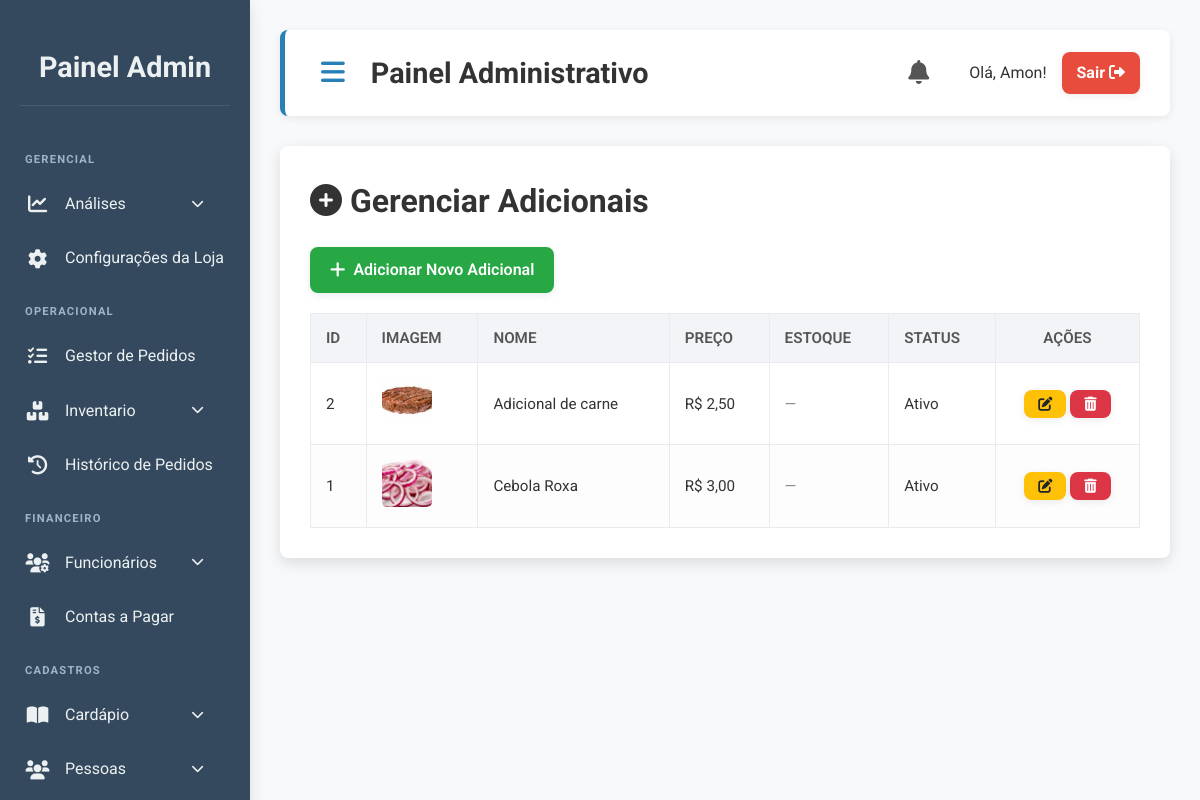
Page /admin/adicionais/adicionais.php (signed in) on the committed database.
### tables this page shows
CREATE TABLE `adicionais` (
  `id` int(11) NOT NULL,
  `nome` varchar(150) NOT NULL,
  `descricao` text DEFAULT NULL,
  `imagem` varchar(255) DEFAULT NULL,
  `preco` decimal(10,2) NOT NULL DEFAULT 0.00,
  `permite_quantidade` tinyint(1) NOT NULL DEFAULT 0,
  `controla_estoque` tinyint(1) NOT NULL DEFAULT 1,
  `estoque` int(11) NOT NULL DEFAULT 0,
  `ativo` tinyint(1) NOT NULL DEFAULT 1
);

### admin/adicionais/adicionais.php (the view, shortened to what this page needs)
<?php
require_once '../../includes/conexao.php';
$adicionais = [];
$sql = "SELECT id, nome, preco, imagem, descricao, ativo, controla_estoque, estoque FROM adicionais ORDER BY nome ASC";
$result = $conn->query($sql);
if ($result) {
    while ($row = $result->fetch_assoc()) {
        $adicionais[] = $row;
    }
}
?>
<div class="header-controls">
    <h1><i class="fas fa-plus-circle"></i> Gerenciar Adicionais</h1>
    <a href="adicionar_adicional.php" class="btn btn-success"><i class="fas fa-plus"></i> Adicionar Novo Adicional</a>
</div>
<div class="table-container">
    <table class="data-table">
        <thead>
            <tr>
                <th>ID</th>
                <th>Imagem</th>
                <th>Nome</th>
                <th>Preço</th>
                <th>Estoque</th>
                <th>Status</th>
                <th class="text-center">Ações</th>
            </tr>
        </thead>
        <tbody>
            <?php if (empty($adicionais)): ?>
                <tr>
                    <td colspan="7" class="text-center">Nenhum adicional cadastrado.</td>
                </tr>
            <?php else: ?>
                <?php foreach ($adicionais as $adicional): ?>
                    <tr>
                        <td><?= htmlspecialchars($adicional['id']) ?></td>
                        <td>
                            <img src="<?= htmlspecialchars($adicional['imagem'] ?? '/pdv/public/img/default-product.png'); ?>" alt="<?= htmlspecialchars($adicional['nome']); ?>" style="width: 50px; height: 50px; object-fit: cover; border-radius: 5px;">
                        </td>
                        <td><?= htmlspecialchars($adicional['nome']) ?></td>
                        <td>R$ <?= number_format($adicional['preco'], 2, ',', '.') ?></td>
                        <td>
                            <?php
                            if ($adicional['controla_estoque']) {
                                echo htmlspecialchars($adicional['estoque']);
                            } else {
                                echo '<span style="color: #888;" title="Estoque não controlado">—</span>';
                            }
                            ?>
                        </td>
                        <td>
                            <?php
                            $status_real_ativo = $adicional['ativo'];
                            $status_texto = $status_real_ativo ? 'Ativo' : 'Inativo';
                            $status_classe = $status_real_ativo ? 'status-concluido' : 'status-cancelado';
                            ?>
                            <span class="status-badge <?= $status_classe ?>">
                                <?= $status_texto ?>
                            </span>
                        </td>
                        <td class="text-center">
                            <a href="editar_adicional.php?id=<?= $adicional['id'] ?>" class="btn btn-warning btn-sm" title="Editar"><i class="fas fa-edit"></i></a>
                            <a href="excluir_adicional.php?id=<?= $adicional['id'] ?>" class="btn btn-danger btn-sm" title="Excluir" onclick="return confirm('Tem certeza que deseja excluir este adicional?');"><i class="fas fa-trash-alt"></i></a>
                        </td>
                    </tr>
                <?php endforeach; ?>
            <?php endif; ?>
        </tbody>
    </table>
</div>
<?php
include '../template_admin.php';
?>

### public/css/admin.css (style rules this page uses)
:root { --primary-color: #2980b9; --primary-hover-color: #2173a3; --secondary-color: #34495e; --accent-color: #2ecc71; --accent-hover-color: #27ae60; --text-color: #333; --light-text-color: #ecf0f1; --background-color: #f8f9fa; --card-background: #ffffff; --border-color: #e9ecef; --shadow-light: 0 2px 8px rgba(0,0,0,0.08); --shadow-medium: 0 5px 15px rgba(0,0,0,0.12); --shadow-hover: 0 8px 20px rgba(0,0,0,0.15); --border-radius-base: 8px; --transition-base: all 0.3s ease-in-out; --input-focus-shadow: 0 0 0 0.2rem rgba(41, 128, 185, 0.25); }
body { font-family: 'Roboto', sans-serif; background-color: var(--background-color); margin: 0; padding: 0; display: flex; min-height: 100vh; color: var(--text-color); line-height: 1.6; }
h1 { margin-top: 0; margin-bottom: 20px; font-weight: 700; }
table { width: 100%; border-collapse: collapse; margin-top: 20px; }
table th, table td { border: 1px solid var(--border-color); padding: 12px 15px; text-align: left; font-size: 0.95em; }
table th { background-color: #f2f4f7; color: #555; text-transform: uppercase; font-weight: 600; }
table tr:nth-child(even) { background-color: #fdfdfd; }
.text-center { text-align: center; }
.btn { padding: 10px 20px; border-radius: var(--border-radius-base); text-decoration: none; cursor: pointer; border: none; font-size: 1em; font-weight: 600; transition: var(--transition-base); display: inline-flex; align-items: center; justify-content: center; gap: 8px; box-shadow: var(--shadow-light); white-space: nowrap; }
.btn i { font-size: 1.1em; }
.btn-primary, .btn-success, .btn-danger, .btn-info, .btn-secondary { color: white !important; }
.btn-success { background-color: #28a745; }
.btn-danger { background-color: #dc3545; }
.btn-warning { background-color: #ffc107 !important; color: #212529 !important; }
.btn-sm { padding: 7px 14px; font-size: 0.85em; gap: 5px; }

### rows in the picture
adicionais: id "2", imagem (picture), nome "Adicional de carne", preco "2,50", ativo "Ativo"
adicionais: id "1", imagem (picture), nome "Cebola Roxa", preco "3,00", ativo "Ativo"

### other values in the picture
$nome_usuario "Amon"
